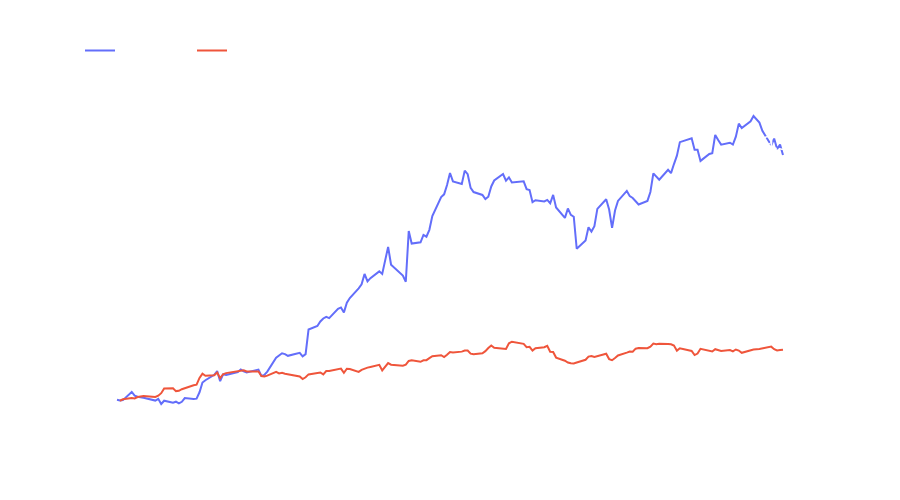

Here is the notebook cell this chart was saved with:
### Code cell
cumulative_returns_maximum_risk_df = cumulative_returns_maximum_risk.reset_index()
cumulative_returns_trace_sp500_df = cumulative_returns_trace_sp500.reset_index()

# trace for my port
trace_max_risk = go.Scatter(
    x=cumulative_returns_maximum_risk_df['Date'],
    y=cumulative_returns_maximum_risk_df[0],
    mode='lines+text',  # Add 'markers+text' to the mode
    name='My Portfolio',
    text=[None]*(len(cumulative_returns_maximum_risk_df[0])-1) + [f"{cumulative_returns_maximum_risk_df[0].iloc[-1]:.2f}%"],
    textposition="top center",  # Position the text above the marker
    textfont=dict(color='white', size = 20)  # Text color
)

# sp500 trace
trace_sp500 = go.Scatter(
    x=cumulative_returns_trace_sp500_df['Date'],
    y=cumulative_returns_trace_sp500_df[0],
    mode='lines+text',  # Add 'markers+text' to the mode
    name='SP500',
    text=[None]*(len(cumulative_returns_trace_sp500_df[0])-1) + [f"{cumulative_returns_trace_sp500_df[0].iloc[-1]:.2f}%"],
    textposition="top center",  # Position the text above the marker
    textfont=dict(color='white', size = 20)  # Text color
)


# Combine the traces into a list
data = [trace_max_risk, trace_sp500]

# Set the layout of the figure
layout = go.Layout(
    title=go.layout.Title(
        #text='Portfolio Cumulative Returns',
        #font=dict(color='white')  # Title color
    ),
    xaxis=dict(
        title='Date',
        showgrid=False,  # Turns off the x-axis gridlines
        tickfont=dict(color='white'),  # X-axis ticks color
        title_font=dict(color='white')  # X-axis title color
    ),
    yaxis=dict(
        title='Cumulative Returns (%)',
        showgrid=False,  # Turns off the y-axis gridlines
        tickfont=dict(color='white'),  # Y-axis ticks color
        title_font=dict(color='white')  # Y-axis title color
    ),
    legend=dict(
        x=0,
        y=1.2,
        orientation='h',
        font=dict(color='white')  # Legend text color
    ),
    paper_bgcolor='rgba(0,0,0,0)',  # Keep the background transparent
    plot_bgcolor='rgba(0,0,0,0)',  # Keep the plot area background transparent
    autosize=False,
    width=900,
    height=500
)

# Create the figure
fig = go.Figure(data=data, layout=layout)

# Plot the figure
fig.show()

### Figure 1 — Plotly figure (JSON) as saved in the notebook; plotly's stock layout.template omitted (floating-point values rounded to 4 significant figures; data arrays with more than 128 entries replaced by an {"elided": "..."} marker saying what was removed)
{"data": [{"mode": "lines+text", "name": "My Portfolio", "text": {"elided": "155 str values"}, "textfont": {"color": "white", "size": 20}, "textposition": "top center", "type": "scatter", "x": {"elided": "155 str values"}, "y": {"elided": "155 float values"}}, {"mode": "lines+text", "name": "SP500", "text": {"elided": "155 str values"}, "textfont": {"color": "white", "size": 20}, "textposition": "top center", "type": "scatter", "x": {"elided": "155 str values"}, "y": {"elided": "155 float values"}}], "layout": {"autosize": false, "height": 500, "legend": {"font": {"color": "white"}, "orientation": "h", "x": 0, "y": 1.2}, "paper_bgcolor": "rgba(0,0,0,0)", "plot_bgcolor": "rgba(0,0,0,0)", "width": 900, "xaxis": {"showgrid": false, "tickfont": {"color": "white"}, "title": {"font": {"color": "white"}, "text": "Date"}}, "yaxis": {"showgrid": false, "tickfont": {"color": "white"}, "title": {"font": {"color": "white"}, "text": "Cumulative Returns (%)"}}}}
